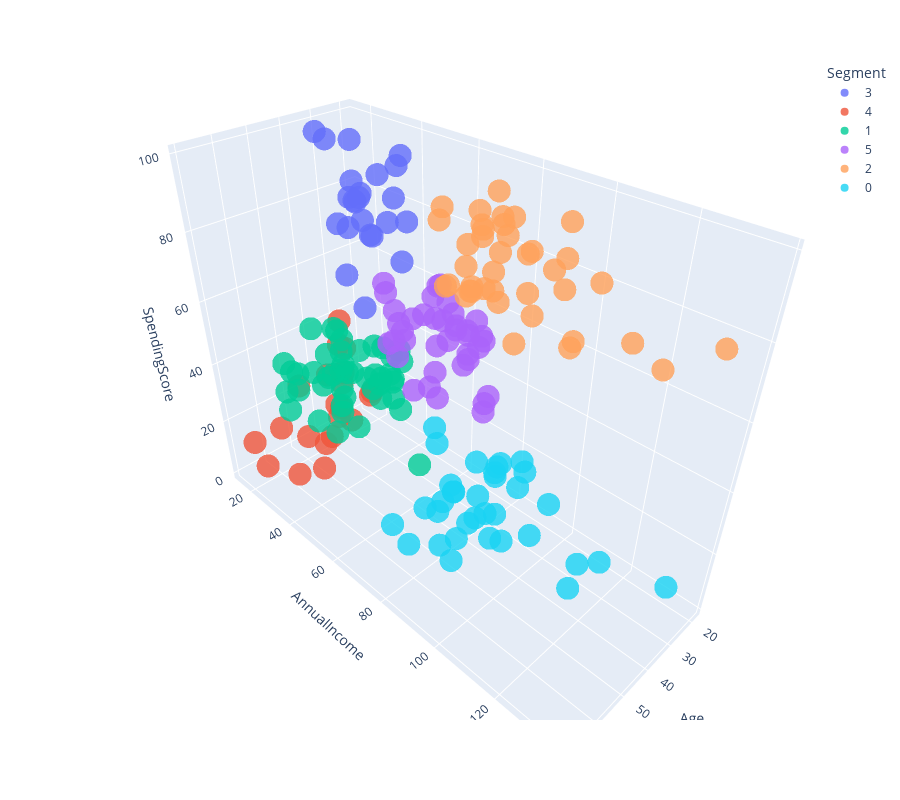

Notebook code cell kept with this figure:
### Markdown cell above
Although you can use static 3d-scatter plot to visualize 3 dimension data, I recommend to use interactive plot using plotly. Note that plotly require javascript, it might not work in github page or other static document. If that is the case, import plotly visualisation to static image using `fig.show('svg')`.

### Code cell
X['Segment'] = list(map(str, Segment))
fig = px.scatter_3d(X, x='Age', y='AnnualIncome', z='SpendingScore', color='Segment',
                   opacity = 0.8, height=800)
fig.show() # to show as static image: fig.show('svg')

### Figure 1 — Plotly figure (JSON) as saved in the notebook; plotly's stock layout.template omitted (floating-point values rounded to 4 significant figures)
{"data": [{"hovertemplate": "Segment=3<br>Age=%{x}<br>AnnualIncome=%{y}<br>SpendingScore=%{z}<extra></extra>", "legendgroup": "3", "marker": {"color": "#636efa", "opacity": 0.8, "symbol": "circle"}, "mode": "markers", "name": "3", "scene": "scene", "showlegend": true, "type": "scatter3d", "x": [19, 21, 23, 22, 23, 30, 35, 24, 22, 20, 35, 25, 31, 29, 35, 23, 21, 18, 21, 30, 20, 24, 24], "y": [15, 15, 16, 17, 18, 19, 19, 20, 20, 21, 23, 24, 25, 28, 28, 29, 30, 33, 33, 34, 37, 38, 39], "z": [39, 81, 77, 76, 94, 72, 99, 77, 79, 66, 98, 73, 73, 82, 61, 87, 73, 92, 81, 73, 75, 92, 65]}, {"hovertemplate": "Segment=4<br>Age=%{x}<br>AnnualIncome=%{y}<br>SpendingScore=%{z}<extra></extra>", "legendgroup": "4", "marker": {"color": "#EF553B", "opacity": 0.8, "symbol": "circle"}, "mode": "markers", "name": "4", "scene": "scene", "showlegend": true, "type": "scatter3d", "x": [20, 31, 35, 64, 67, 58, 37, 35, 52, 35, 46, 54, 45, 40, 60, 53, 49, 42, 36, 48, 49], "y": [16, 17, 18, 19, 19, 20, 20, 21, 23, 24, 25, 28, 28, 29, 30, 33, 33, 34, 37, 39, 39], "z": [6, 40, 6, 3, 14, 15, 13, 35, 29, 35, 5, 14, 32, 31, 4, 4, 14, 17, 26, 36, 28]}, {"hovertemplate": "Segment=1<br>Age=%{x}<br>AnnualIncome=%{y}<br>SpendingScore=%{z}<extra></extra>", "legendgroup": "1", "marker": {"color": "#00cc96", "opacity": 0.8, "symbol": "circle"}, "mode": "markers", "name": "1", "scene": "scene", "showlegend": true, "type": "scatter3d", "x": [65, 50, 49, 59, 50, 47, 51, 69, 53, 70, 67, 54, 63, 43, 68, 70, 47, 60, 60, 59, 45, 49, 57, 67, 46, 48, 55, 50, 68, 48, 47, 48, 49, 67, 49, 66, 54, 68, 66, 65, 63, 49, 51, 50, 56], "y": [38, 40, 42, 43, 43, 43, 44, 44, 46, 46, 47, 47, 48, 48, 48, 49, 49, 50, 50, 54, 54, 54, 54, 54, 54, 54, 57, 58, 59, 60, 60, 61, 62, 62, 62, 63, 63, 63, 63, 63, 65, 65, 67, 67, 79], "z": [35, 55, 52, 60, 45, 41, 50, 46, 46, 56, 52, 59, 51, 50, 48, 55, 42, 49, 56, 47, 53, 42, 51, 41, 44, 46, 58, 46, 55, 49, 47, 42, 48, 59, 56, 50, 46, 43, 48, 52, 43, 59, 43, 57, 35]}, {"hovertemplate": "Segment=5<br>Age=%{x}<br>AnnualIncome=%{y}<br>SpendingScore=%{z}<extra></extra>", "legendgroup": "5", "marker": {"color": "#ab63fa", "opacity": 0.8, "symbol": "circle"}, "mode": "markers", "name": "5", "scene": "scene", "showlegend": true, "type": "scatter3d", "x": [31, 27, 29, 31, 33, 31, 27, 19, 18, 19, 32, 26, 40, 23, 38, 21, 22, 34, 18, 40, 32, 24, 27, 20, 23, 26, 21, 19, 38, 19, 18, 19, 27, 38, 40, 23, 25, 28], "y": [39, 40, 40, 40, 42, 43, 46, 46, 48, 48, 48, 54, 54, 54, 54, 54, 57, 58, 59, 60, 60, 60, 60, 61, 62, 62, 62, 63, 64, 64, 65, 65, 67, 67, 69, 70, 72, 76], "z": [61, 47, 42, 42, 60, 54, 51, 55, 59, 59, 47, 54, 48, 52, 55, 57, 55, 60, 41, 40, 42, 52, 50, 49, 41, 55, 42, 54, 42, 46, 48, 50, 56, 40, 58, 29, 34, 40]}, {"hovertemplate": "Segment=2<br>Age=%{x}<br>AnnualIncome=%{y}<br>SpendingScore=%{z}<extra></extra>", "legendgroup": "2", "marker": {"color": "#FFA15A", "opacity": 0.8, "symbol": "circle"}, "mode": "markers", "name": "2", "scene": "scene", "showlegend": true, "type": "scatter3d", "x": [39, 31, 40, 38, 39, 31, 29, 32, 35, 32, 32, 28, 32, 34, 39, 38, 27, 30, 30, 29, 31, 36, 33, 32, 28, 36, 30, 27, 35, 32, 29, 30, 28, 36, 32, 38, 35, 32, 30], "y": [69, 70, 71, 71, 71, 72, 73, 73, 74, 75, 76, 77, 77, 78, 78, 78, 78, 78, 78, 79, 81, 85, 86, 87, 87, 87, 88, 88, 93, 97, 98, 99, 101, 103, 103, 113, 120, 126, 137], "z": [91, 77, 95, 75, 75, 71, 88, 73, 72, 93, 87, 97, 74, 90, 88, 76, 89, 78, 73, 83, 93, 75, 95, 63, 75, 92, 86, 69, 90, 86, 88, 97, 68, 85, 69, 91, 79, 74, 83]}, {"hovertemplate": "Segment=0<br>Age=%{x}<br>AnnualIncome=%{y}<br>SpendingScore=%{z}<extra></extra>", "legendgroup": "0", "marker": {"color": "#19d3f3", "opacity": 0.8, "symbol": "circle"}, "mode": "markers", "name": "0", "scene": "scene", "showlegend": true, "type": "scatter3d", "x": [43, 59, 47, 20, 44, 19, 57, 25, 48, 34, 43, 44, 47, 37, 34, 19, 50, 42, 36, 40, 36, 52, 58, 59, 37, 46, 41, 54, 41, 34, 33, 47, 45, 32], "y": [71, 71, 71, 73, 73, 74, 75, 77, 77, 78, 78, 78, 78, 78, 78, 81, 85, 86, 87, 87, 87, 88, 88, 93, 97, 98, 99, 101, 103, 103, 113, 120, 126, 137], "z": [35, 11, 9, 5, 7, 10, 5, 12, 36, 22, 17, 20, 16, 1, 1, 5, 26, 20, 27, 13, 10, 13, 15, 14, 32, 15, 39, 24, 17, 23, 8, 16, 28, 18]}], "layout": {"height": 800, "legend": {"title": {"text": "Segment"}, "tracegroupgap": 0}, "margin": {"t": 60}, "scene": {"domain": {"x": [0, 1], "y": [0, 1]}, "xaxis": {"title": {"text": "Age"}}, "yaxis": {"title": {"text": "AnnualIncome"}}, "zaxis": {"title": {"text": "SpendingScore"}}}}}
